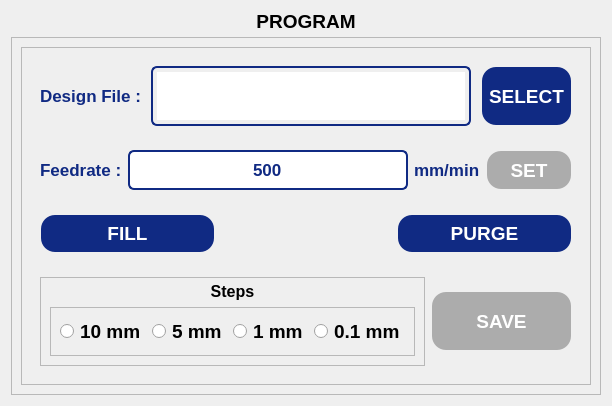
               <widget class="QWidget" name="programPage">
                <layout class="QVBoxLayout" name="verticalLayout_16">
                 <item>
                  <widget class="QLabel" name="page2Label">
                   <property name="minimumSize">
                    <size>
                     <width>0</width>
                     <height>20</height>
                    </size>
                   </property>
                   <property name="maximumSize">
                    <size>
                     <width>16777215</width>
                     <height>20</height>
                    </size>
                   </property>
                   <property name="font">
                    <font>
                     <pointsize>14</pointsize>
                     <bold>true</bold>
                    </font>
                   </property>
                   <property name="text">
                    <string>PROGRAM</string>
                   </property>
                   <property name="alignment">
                    <set>Qt::AlignmentFlag::AlignCenter</set>
                   </property>
                  </widget>
                 </item>
                 <item>
                  <widget class="QFrame" name="programFrame">
                   <property name="frameShape">
                    <enum>QFrame::Shape::StyledPanel</enum>
                   </property>
                   <property name="frameShadow">
                    <enum>QFrame::Shadow::Raised</enum>
                   </property>
                   <layout class="QVBoxLayout" name="verticalLayout_27" stretch="0">
                    <item>
                     <widget class="QFrame" name="progFrame">
                      <property name="frameShape">
                       <enum>QFrame::Shape::StyledPanel</enum>
                      </property>
                      <property name="frameShadow">
                       <enum>QFrame::Shadow::Raised</enum>
                      </property>
                      <layout class="QVBoxLayout" name="verticalLayout_28">
                       <item>
                        <widget class="QWidget" name="widget_10" native="true">
                         <layout class="QHBoxLayout" name="horizontalLayout_32" stretch="1,2,1">
                          <property name="spacing">
                           <number>10</number>
                          </property>
                          <property name="leftMargin">
                           <number>9</number>
                          </property>
                          <item>
                           <widget class="QLabel" name="label_8">
                            <property name="minimumSize">
                             <size>
                              <width>0</width>
                              <height>0</height>
                             </size>
                            </property>
                            <property name="maximumSize">
                             <size>
                              <width>120</width>
                              <height>16777215</height>
                             </size>
                            </property>
                            <property name="font">
                             <font>
                              <pointsize>13</pointsize>
                              <bold>true</bold>
                             </font>
                            </property>
                            <property name="styleSheet">
                             <string notr="true">QLabel {
    color: rgb(16, 42, 131);
}</string>
                            </property>
                            <property name="text">
                             <string>Design File :</string>
                            </property>
                           </widget>
                          </item>
                          <item>
                           <widget class="QTextEdit" name="pgmfileTextEdit">
                            <property name="sizePolicy">
                             <sizepolicy hsizetype="Expanding" vsizetype="Expanding">
                              <horstretch>0</horstretch>
                              <verstretch>0</verstretch>
                             </sizepolicy>
                            </property>
                            <property name="minimumSize">
                             <size>
                              <width>320</width>
                              <height>0</height>
                             </size>
                            </property>
                            <property name="maximumSize">
                             <size>
                              <width>16777215</width>
                              <height>60</height>
                             </size>
                            </property>
                            <property name="font">
                             <font>
                              <pointsize>13</pointsize>
                              <bold>true</bold>
                             </font>
                            </property>
                            <property name="styleSheet">
                             <string notr="true">QTextEdit {
    border: 2px solid #102a83;
    border-radius: 6px;       /* Optional: for rounded corners */
    padding: 4px;             /* Optional: inner spacing */
    color: #102a83;           /* Text color inside the line edit */
}</string>
                            </property>
                            <property name="lineWrapMode">
                             <enum>QTextEdit::LineWrapMode::NoWrap</enum>
                            </property>
                            <property name="readOnly">
                             <bool>true</bool>
                            </property>
                           </widget>
                          </item>
                          <item>
                           <widget class="QPushButton" name="pgmfilePushButton">
                            <property name="sizePolicy">
                             <sizepolicy hsizetype="Expanding" vsizetype="Expanding">
                              <horstretch>0</horstretch>
                              <verstretch>0</verstretch>
                             </sizepolicy>
                            </property>
                            <property name="maximumSize">
                             <size>
                              <width>350</width>
                              <height>60</height>
                             </size>
                            </property>
                            <property name="font">
                             <font>
                              <pointsize>14</pointsize>
                              <bold>true</bold>
                             </font>
                            </property>
                            <property name="styleSheet">
                             <string notr="true">QPushButton {
	color: rgb(255, 255, 255);	
	background-color: rgb(16, 42, 131);
	border-color: transparent;
	border-style: outset;
	border-radius: 15px;
	border-width: 2px;
	padding: 6px;
}

QPushButton:hover {
	color: rgb(16, 42, 131);
	background-color: rgb(167, 198, 229);
	border-color: rgb(16, 42, 131);
}

QPushButton:disabled {
	background-color: rgb(172, 172, 172);
}</string>
                            </property>
                            <property name="text">
                             <string>SELECT</string>
                            </property>
                           </widget>
                          </item>
                         </layout>
                        </widget>
                       </item>
                       <item>
                        <widget class="QWidget" name="widget_4" native="true">
                         <layout class="QHBoxLayout" name="horizontalLayout_41">
                          <item>
                           <widget class="QLabel" name="label_13">
                            <property name="maximumSize">
                             <size>
                              <width>130</width>
                              <height>16777215</height>
                             </size>
                            </property>
                            <property name="font">
                             <font>
                              <pointsize>13</pointsize>
                              <bold>true</bold>
                             </font>
                            </property>
                            <property name="styleSheet">
                             <string notr="true">QLabel {
    color: rgb(16, 42, 131);
}</string>
                            </property>
                            <property name="text">
                             <string>Feedrate :</string>
                            </property>
                           </widget>
                          </item>
                          <item>
                           <widget class="QLineEdit" name="pgmfeedLineEdit">
                            <property name="sizePolicy">
                             <sizepolicy hsizetype="Expanding" vsizetype="Expanding">
                              <horstretch>0</horstretch>
                              <verstretch>0</verstretch>
                             </sizepolicy>
                            </property>
                            <property name="minimumSize">
                             <size>
                              <width>280</width>
                              <height>40</height>
                             </size>
                            </property>
                            <property name="maximumSize">
                             <size>
                              <width>16777215</width>
                              <height>60</height>
                             </size>
                            </property>
                            <property name="font">
                             <font>
                              <pointsize>13</pointsize>
                              <bold>true</bold>
                             </font>
                            </property>
                            <property name="styleSheet">
                             <string notr="true">QLineEdit {
    border: 2px solid #102a83;
    border-radius: 6px;       /* Optional: for rounded corners */
    padding: 4px;             /* Optional: inner spacing */
    color: #102a83;           /* Text color inside the line edit */
}
</string>
                            </property>
                            <property name="text">
                             <string>500</string>
                            </property>
                            <property name="alignment">
                             <set>Qt::AlignmentFlag::AlignCenter</set>
                            </property>
                           </widget>
                          </item>
                          <item>
                           <widget class="QLabel" name="label_14">
                            <property name="minimumSize">
                             <size>
                              <width>0</width>
                              <height>0</height>
                             </size>
                            </property>
                            <property name="font">
                             <font>
                              <pointsize>13</pointsize>
                              <bold>true</bold>
                             </font>
                            </property>
                            <property name="styleSheet">
                             <string notr="true">QLabel {
    color: rgb(16, 42, 131);
}</string>
                            </property>
                            <property name="text">
                             <string>mm/min</string>
                            </property>
                           </widget>
                          </item>
                          <item>
                           <widget class="QPushButton" name="pgmfeedPushButton">
                            <property name="enabled">
                             <bool>false</bool>
                            </property>
                            <property name="sizePolicy">
                             <sizepolicy hsizetype="Expanding" vsizetype="Expanding">
                              <horstretch>0</horstretch>
                              <verstretch>0</verstretch>
                             </sizepolicy>
                            </property>
                            <property name="maximumSize">
                             <size>
                              <width>180</width>
                              <height>60</height>
                             </size>
                            </property>
                            <property name="font">
                             <font>
                              <pointsize>14</pointsize>
                              <bold>true</bold>
                             </font>
                            </property>
                            <property name="styleSheet">
                             <string notr="true">QPushButton {
	color: rgb(255, 255, 255);	
	background-color: rgb(16, 42, 131);
	border-color: transparent;
	border-style: outset;
	border-radius: 15px;
	border-width: 2px;
	padding: 6px;
}

QPushButton:hover {
	color: rgb(16, 42, 131);
	background-color: rgb(167, 198, 229);
	border-color: rgb(16, 42, 131);
}

QPushButton:disabled {
	background-color: rgb(172, 172, 172);
}</string>
                            </property>
                            <property name="text">
                             <string>SET</string>
                            </property>
                           </widget>
                          </item>
                         </layout>
                        </widget>
                       </item>
                       <item>
                        <widget class="QWidget" name="widget_12" native="true">
                         <layout class="QHBoxLayout" name="horizontalLayout_23">
                          <item>
                           <widget class="QPushButton" name="pgmfillPushButton">
                            <property name="sizePolicy">
                             <sizepolicy hsizetype="Expanding" vsizetype="Expanding">
                              <horstretch>0</horstretch>
                              <verstretch>0</verstretch>
                             </sizepolicy>
                            </property>
                            <property name="maximumSize">
                             <size>
                              <width>350</width>
                              <height>60</height>
                             </size>
                            </property>
                            <property name="font">
                             <font>
                              <pointsize>14</pointsize>
                              <bold>true</bold>
                             </font>
                            </property>
                            <property name="styleSheet">
                             <string notr="true">QPushButton {
	color: rgb(255, 255, 255);	
	background-color: rgb(16, 42, 131);
	border-color: transparent;
	border-style: outset;
	border-radius: 15px;
	border-width: 2px;
	padding: 6px;
}

QPushButton:hover {
	color: rgb(16, 42, 131);
	background-color: rgb(167, 198, 229);
	border-color: rgb(16, 42, 131);
}

QPushButton:disabled {
	background-color: rgb(172, 172, 172);
}</string>
                            </property>
                            <property name="text">
                             <string>FILL</string>
                            </property>
                           </widget>
                          </item>
                          <item>
                           <spacer name="horizontalSpacer_10">
                            <property name="orientation">
                             <enum>Qt::Orientation::Horizontal</enum>
                            </property>
                            <property name="sizeHint" stdset="0">
                             <size>
                              <width>174</width>
                              <height>20</height>
                             </size>
                            </property>
                           </spacer>
                          </item>
                          <item>
                           <widget class="QPushButton" name="pgmpurgePushButton">
                            <property name="sizePolicy">
                             <sizepolicy hsizetype="Expanding" vsizetype="Expanding">
                              <horstretch>0</horstretch>
                              <verstretch>0</verstretch>
                             </sizepolicy>
                            </property>
                            <property name="maximumSize">
                             <size>
                              <width>350</width>
                              <height>60</height>
                             </size>
                            </property>
                            <property name="font">
                             <font>
                              <pointsize>14</pointsize>
                              <bold>true</bold>
                             </font>
                            </property>
                            <property name="styleSheet">
                             <string notr="true">QPushButton {
	color: rgb(255, 255, 255);	
	background-color: rgb(16, 42, 131);
	border-color: transparent;
	border-style: outset;
	border-radius: 15px;
	border-width: 2px;
	padding: 6px;
}

QPushButton:hover {
	color: rgb(16, 42, 131);
	background-color: rgb(167, 198, 229);
	border-color: rgb(16, 42, 131);
}

QPushButton:disabled {
	background-color: rgb(172, 172, 172);
}</string>
                            </property>
                            <property name="text">
                             <string>PURGE</string>
                            </property>
                           </widget>
                          </item>
                         </layout>
                        </widget>
                       </item>
                       <item>
                        <widget class="QWidget" name="widget_11" native="true">
                         <layout class="QHBoxLayout" name="horizontalLayout_49">
                          <item>
                           <widget class="QFrame" name="stepsFrame_2">
                            <property name="frameShape">
                             <enum>QFrame::Shape::StyledPanel</enum>
                            </property>
                            <property name="frameShadow">
                             <enum>QFrame::Shadow::Raised</enum>
                            </property>
                            <layout class="QVBoxLayout" name="verticalLayout_64">
                             <property name="topMargin">
                              <number>4</number>
                             </property>
                             <item alignment="Qt::AlignmentFlag::AlignTop">
                              <widget class="QLabel" name="label_15">
                               <property name="minimumSize">
                                <size>
                                 <width>0</width>
                                 <height>15</height>
                                </size>
                               </property>
                               <property name="font">
                                <font>
                                 <pointsize>12</pointsize>
                                 <bold>true</bold>
                                </font>
                               </property>
                               <property name="text">
                                <string>Steps</string>
                               </property>
                               <property name="alignment">
                                <set>Qt::AlignmentFlag::AlignCenter</set>
                               </property>
                              </widget>
                             </item>
                             <item>
                              <widget class="QFrame" name="frame_13">
                               <property name="sizePolicy">
                                <sizepolicy hsizetype="Expanding" vsizetype="Expanding">
                                 <horstretch>0</horstretch>
                                 <verstretch>0</verstretch>
                                </sizepolicy>
                               </property>
                               <property name="minimumSize">
                                <size>
                                 <width>0</width>
                                 <height>35</height>
                                </size>
                               </property>
                               <property name="frameShape">
                                <enum>QFrame::Shape::StyledPanel</enum>
                               </property>
                               <property name="frameShadow">
                                <enum>QFrame::Shadow::Raised</enum>
                               </property>
                               <layout class="QHBoxLayout" name="horizontalLayout_48">
                                <item>
                                 <widget class="QRadioButton" name="travel10_RadioButton_3">
                                  <property name="font">
                                   <font>
                                    <pointsize>14</pointsize>
                                    <bold>true</bold>
                                   </font>
                                  </property>
                                  <property name="text">
                                   <string>10 mm</string>
                                  </property>
                                 </widget>
                                </item>
                                <item>
                                 <widget class="QRadioButton" name="travel5_RadioButton">
                                  <property name="font">
                                   <font>
                                    <pointsize>14</pointsize>
                                    <bold>true</bold>
                                   </font>
                                  </property>
                                  <property name="text">
                                   <string>5 mm</string>
                                  </property>
                                 </widget>
                                </item>
                                <item>
                                 <widget class="QRadioButton" name="travel1_RadioButton_3">
                                  <property name="font">
                                   <font>
                                    <pointsize>14</pointsize>
                                    <bold>true</bold>
                                   </font>
                                  </property>
                                  <property name="text">
                                   <string>1 mm</string>
                                  </property>
                                 </widget>
                                </item>
                                <item>
                                 <widget class="QRadioButton" name="travel01_RadioButton">
                                  <property name="font">
                                   <font>
                                    <pointsize>14</pointsize>
                                    <bold>true</bold>
                                   </font>
                                  </property>
                                  <property name="text">
                                   <string>0.1 mm</string>
                                  </property>
                                 </widget>
                                </item>
                               </layout>
                              </widget>
                             </item>
                            </layout>
                           </widget>
                          </item>
                          <item>
                           <widget class="QPushButton" name="pgmsavePushButton">
                            <property name="enabled">
                             <bool>false</bool>
                            </property>
                            <property name="sizePolicy">
                             <sizepolicy hsizetype="Expanding" vsizetype="Expanding">
                              <horstretch>0</horstretch>
                              <verstretch>0</verstretch>
                             </sizepolicy>
                            </property>
                            <property name="maximumSize">
                             <size>
                              <width>16777215</width>
                              <height>60</height>
                             </size>
                            </property>
                            <property name="font">
                             <font>
                              <pointsize>14</pointsize>
                              <bold>true</bold>
                             </font>
                            </property>
                            <property name="styleSheet">
                             <string notr="true">QPushButton {
	color: rgb(255, 255, 255);	
	background-color: rgb(16, 42, 131);
	border-color: transparent;
	border-style: outset;
	border-radius: 15px;
	border-width: 2px;
	padding: 6px;
}

QPushButton:hover {
	color: rgb(16, 42, 131);
	background-color: rgb(167, 198, 229);
	border-color: rgb(16, 42, 131);
}

QPushButton:disabled {
	background-color: rgb(172, 172, 172);
}</string>
                            </property>
                            <property name="text">
                             <string>SAVE</string>
                            </property>
                           </widget>
                          </item>
                         </layout>
                        </widget>
                       </item>
                      </layout>
                     </widget>
                    </item>
                   </layout>
                  </widget>
                 </item>
                </layout>
               </widget>
